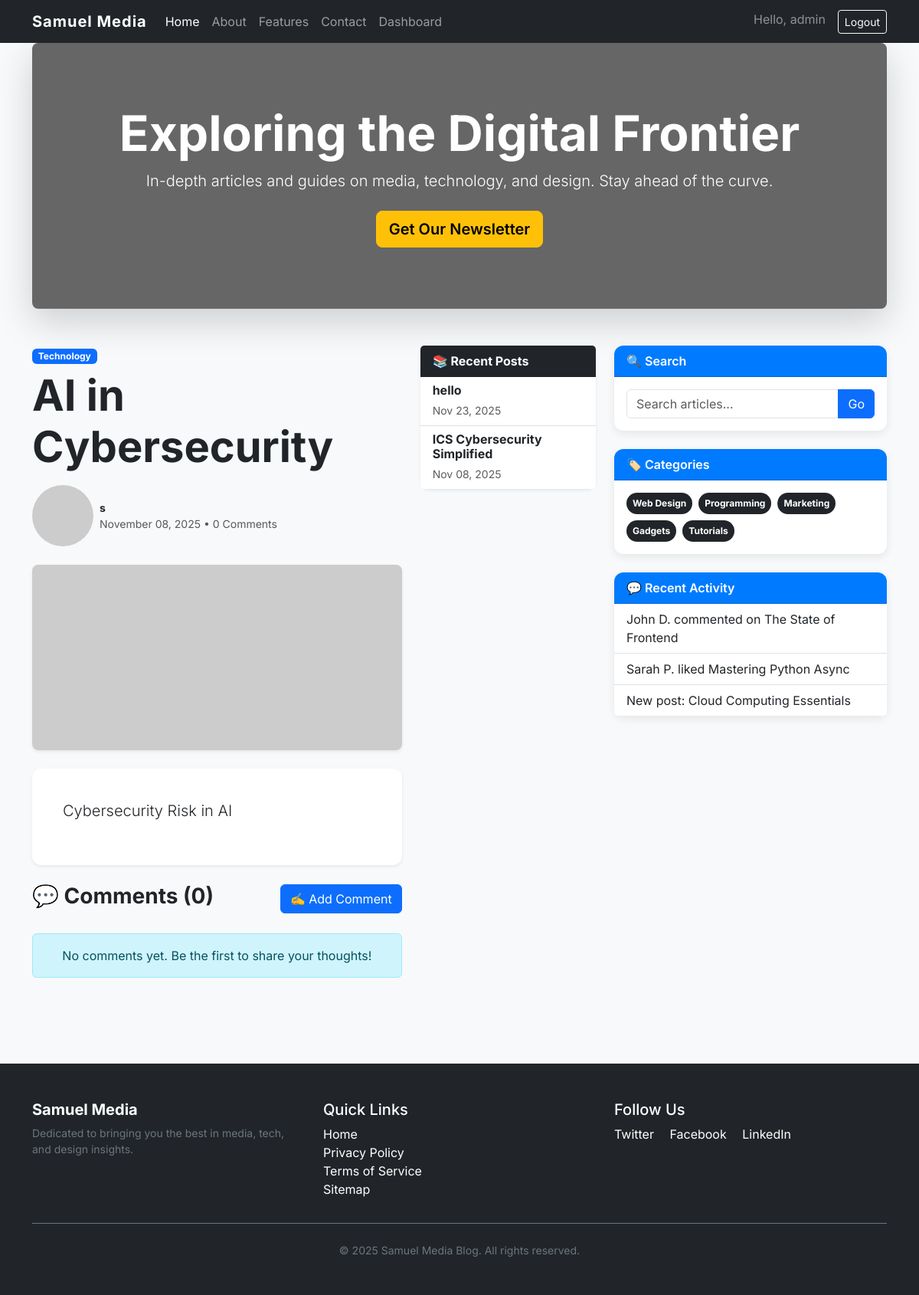
Page /blog/ai-in-cybersecurity/ (signed in) on the committed database.
### core/models.py (models this page shows, shortened)
class Post(models.Model):
    title = models.CharField(max_length=200)
    slug = models.SlugField(max_length=200, unique=True, blank=True, null=True)
    author = models.ForeignKey(User, on_delete=models.CASCADE, related_name='blog_posts')
    content = models.TextField()
    created_on = models.DateTimeField(auto_now_add=True)
    updated_on = models.DateTimeField(auto_now=True)
    STATUS_CHOICES = (
        (0, 'Draft'),
        (1, 'Published'),
    )
    status = models.IntegerField(choices=STATUS_CHOICES, default=0)
    class Meta:
        ordering = ['-created_on']

### core/views.py (the view, shortened to what this page needs)
# urls.py: path('blog/<slug:slug>/', views.post_detail, name='post_detail'),
def post_detail(request, slug):
    post = get_object_or_404(Post, slug=slug, status=1)
    comments = post.comments.filter(approved=True).order_by('-created_on')
    recent_posts = Post.objects.filter(status=1).exclude(slug=slug).order_by('-created_on')[:4]
    comment_form = CommentForm()
    context = {
        'post': post,
        'recent_posts': recent_posts,
        'comments': comments,
        'comment_form': comment_form,
        'comment_count': comments.count(),
    }
    return render(request, 'pages/post_detail.html', context)

### core/forms.py
class CommentForm(forms.ModelForm):
    class Meta:
        model = Comment
        fields = ['content']
        widgets = {
            'content': forms.Textarea(attrs={
                'class': 'form-control',
                'rows': 4,
                'placeholder': 'Share your thoughts...',
                'required': True
            })
        }
        labels = {
            'content': 'Your Comment'
        }

### templates/pages/post_detail.html (shortened to what this page needs)
{% extends 'base.html' %}
{% load static %}
{% block content %}
<div class="row justify-content-center">
    <div class="col-lg-8">
        <div class="mb-4">
            <span class="badge bg-primary mb-2">Technology</span>
            <h1 class="display-4 fw-bold text-dark">{{ post.title }}</h1>
            <div class="d-flex align-items-center text-muted small mt-3">
                <img src="https://ui-avatars.com/api/?name={{ post.author.username }}&background=0D83BF&color=fff&size=40"
                     class="rounded-circle me-2" alt="Author">
                <div>
                    <div class="fw-bold text-dark">{{ post.author.username }}</div>
                    <div>{{ post.created_on|date:"F d, Y" }} • {{ comment_count }} Comment{{ comment_count|pluralize }}</div>
                </div>
            </div>
        </div>
        <img src="https://picsum.photos/800/400?random=1" class="img-fluid rounded-3 shadow-sm mb-4" alt="Post Image">
        <div class="card border-0 shadow-sm p-4 mb-4">
            <div class="card-body">
                <div class="lead">
                    {{ post.content|linebreaks }}
                </div>
            </div>
        </div>
        <div class="d-flex justify-content-between align-items-center mb-4">
            <h3 class="fw-bold">💬 Comments ({{ comment_count }})</h3>
            {% if user.is_authenticated %}
            <button type="button" class="btn btn-primary" data-bs-toggle="modal" data-bs-target="#commentModal">
                ✍️ Add Comment
            </button>
            {% else %}
            <a href="{% url 'login' %}" class="btn btn-outline-primary">Login to Comment</a>
            {% endif %}
        </div>
        <div class="mb-5">
            {% for comment in comments %}
            <div class="card mb-3 shadow-sm">
                <div class="card-body">
                    <div class="d-flex align-items-start">
                        <img src="https://ui-avatars.com/api/?name={{ comment.author.username }}&background=random&size=50"
                             class="rounded-circle me-3" alt="Commenter">
                        <div class="flex-grow-1">
                            <div class="d-flex justify-content-between align-items-center mb-2">
                                <h6 class="mb-0 fw-bold">{{ comment.author.username }}</h6>
                                <small class="text-muted">{{ comment.created_on|date:"M d, Y - g:i A" }}</small>
                            </div>
                            <p class="mb-0">{{ comment.content }}</p>
                        </div>
                    </div>
                </div>
            </div>
            {% empty %}
            <div class="alert alert-info text-center">
                <p class="mb-0">No comments yet. Be the first to share your thoughts!</p>
            </div>
            {% endfor %}
        </div>
    </div>
    <div class="col-lg-4">
        <div class="card shadow-sm mb-4">
            <div class="card-header bg-dark text-white fw-bold">
                📚 Recent Posts
            </div>
            <div class="list-group list-group-flush">
                {% for recent_post in recent_posts %}
                <a href="{% url 'post_detail' recent_post.slug %}"
                   class="list-group-item list-group-item-action">
                    <h6 class="mb-1 fw-bold">{{ recent_post.title|truncatechars:40 }}</h6>
                    <small class="text-muted">{{ recent_post.created_on|date:"M d, Y" }}</small>
                </a>
                {% empty %}
                <div class="list-group-item">No recent posts</div>
                {% endfor %}
            </div>
        </div>
    </div>
</div>
{% endblock %}

### templates/base.html (shortened to what this page needs)
<!DOCTYPE html>
<html lang="en">
<head>
  <link href="https://cdn.jsdelivr.net/npm/bootstrap@5.3.3/dist/css/bootstrap.min.css" rel="stylesheet"/>
</head>
<body>
  <nav class="navbar navbar-expand-lg navbar-dark bg-dark sticky-top">
    <div class="container">
      <a class="navbar-brand" href="/">Samuel Media</a>
      <div class="collapse navbar-collapse" id="navbarsExample">
        <ul class="navbar-nav me-auto mb-2 mb-lg-0">
          <li class="nav-item"><a class="nav-link active" aria-current="page" href="/">Home</a></li>
          <li class="nav-item"><a class="nav-link" href="/about/">About</a></li>
          <li class="nav-item"><a class="nav-link" href="/features/">Features</a></li>
          <li class="nav-item"><a class="nav-link" href="/contact/">Contact</a></li>
          <li class="nav-item"><a class="nav-link" href="/dashboard/">Dashboard</a></li>
        </ul>
        <ul class="navbar-nav">
          {% if user.is_authenticated %}
            <li class="nav-item"><span class="navbar-text me-3 text-white-50">Hello, {{ user.username }}</span></li>
            <li class="nav-item"><a class="btn btn-outline-light btn-sm" href="/logout/">Logout</a></li>
          {% else %}
            <li class="nav-item me-2"><a class="btn btn-outline-light btn-sm" href="/login/">Login</a></li>
            <li class="nav-item"><a class="btn btn-warning btn-sm" href="/register/">Register</a></li>
          {% endif %}
        </ul>
      </div>
    </div>
  </nav>
  <div class="container">
    <div class="hero-section text-center shadow-lg">
      <div class="container">
        <h1 class="display-3 fw-bold">Exploring the Digital Frontier</h1>
        <p class="lead mb-4">In-depth articles and guides on media, technology, and design. Stay ahead of the curve.</p>
        <a href="#" class="btn btn-lg btn-warning">Get Our Newsletter</a>
      </div>
    </div>
  </div>
  <div class="container">
    <div class="row">
      <div class="col-lg-8">
        {% block content %}{% endblock %}
      </div>
      <div class="col-lg-4">
        <div class="card mb-4 sidebar">
          <div class="card-header">
            🔍 Search
          </div>
          <div class="card-body">
            <div class="input-group">
              <input type="text" class="form-control" placeholder="Search articles...">
              <button class="btn btn-primary" type="button">Go</button>
            </div>
          </div>
        </div>
        <div class="card mb-4 sidebar">
          <div class="card-header">
            🏷️ Categories
          </div>
          <div class="card-body">
            <div class="d-flex flex-wrap gap-2">
                <a href="#" class="badge rounded-pill bg-dark text-decoration-none p-2">Web Design</a>
                <a href="#" class="badge rounded-pill bg-dark text-decoration-none p-2">Programming</a>
                <a href="#" class="badge rounded-pill bg-dark text-decoration-none p-2">Marketing</a>
                <a href="#" class="badge rounded-pill bg-dark text-decoration-none p-2">Gadgets</a>
                <a href="#" class="badge rounded-pill bg-dark text-decoration-none p-2">Tutorials</a>
            </div>
          </div>
        </div>
        <div class="card mb-4 sidebar">
          <div class="card-header">
            💬 Recent Activity
          </div>
          <ul class="list-group list-group-flush">
            <li class="list-group-item">John D. commented on The State of Frontend</li>
            <li class="list-group-item">Sarah P. liked Mastering Python Async</li>
            <li class="list-group-item">New post: Cloud Computing Essentials</li>
          </ul>
        </div>
      </div>
    </div>
  </div> <footer>
    <div class="container">
      <div class="row">
        <div class="col-md-4 mb-3">
          <h5 class="text-white fw-bold">Samuel Media</h5>
          <p class="small">Dedicated to bringing you the best in media, tech, and design insights.</p>
        </div>
        <div class="col-md-4 mb-3">
          <h5 class="text-white">Quick Links</h5>
          <ul class="list-unstyled">
            <li><a href="/">Home</a></li>
            <li><a href="#">Privacy Policy</a></li>
            <li><a href="#">Terms of Service</a></li>
            <li><a href="#">Sitemap</a></li>
          </ul>
        </div>
        <div class="col-md-4 mb-3">
          <h5 class="text-white">Follow Us</h5>
          <a href="#" class="text-white me-3"> Twitter</a>
          <a href="#" class="text-white me-3"> Facebook</a>
          <a href="#" class="text-white"> LinkedIn</a>
        </div>
      </div>
      <div class="text-center pt-4 border-top border-secondary">
        <p class="mb-0 small">&copy; {% now "Y" %} Samuel Media Blog. All rights reserved.</p>
      </div>
    </div>
  </footer>
  </body>
</html>

### templates/base.html (style rules this page uses)
:root { --primary-color: #007bff; --secondary-color: #6c757d; --accent-color: #ffc107; --light-bg: #f8f9fa; --dark-bg: #212529; --card-shadow: 0 4px 12px rgba(0, 0, 0, 0.08); }
body { background-color: var(--light-bg); font-family: 'Inter', sans-serif; }
.navbar-brand { font-weight: 700; letter-spacing: 1px; }
.btn-warning { background-color: var(--accent-color); border-color: var(--accent-color); font-weight: 600; }
.hero-section { background: linear-gradient(rgba(0, 0, 0, 0.5), rgba(0, 0, 0, 0.5)), url('https://picsum.photos/1200/400?blur=2'); background-size: cover; background-position: center; color: white; padding: 5rem 0; margin-bottom: 3rem; border-radius: 0.5rem; }
.card { border: none; border-radius: 0.75rem; box-shadow: var(--card-shadow); transition: transform 0.3s ease, box-shadow 0.3s ease; }
.sidebar .card-header { font-weight: 600; background-color: var(--primary-color); color: white; border-radius: 0.75rem 0.75rem 0 0 !important; }
footer { background-color: var(--dark-bg); color: var(--secondary-color); padding: 3rem 0; margin-top: 4rem; }
footer a { color: white; text-decoration: none; }

### rows in the picture
Post: title "AI in Cybersecurity", author.username "s", created_on "November 08, 2025", content "Cybersecurity Risk in AI"
Post: title "hello", created_on "Nov 23, 2025"
Post: title "ICS Cybersecurity Simplified", created_on "Nov 08, 2025"

### other values in the picture
{{ user.username }} "admin"
{{ comment_count }} "0"
